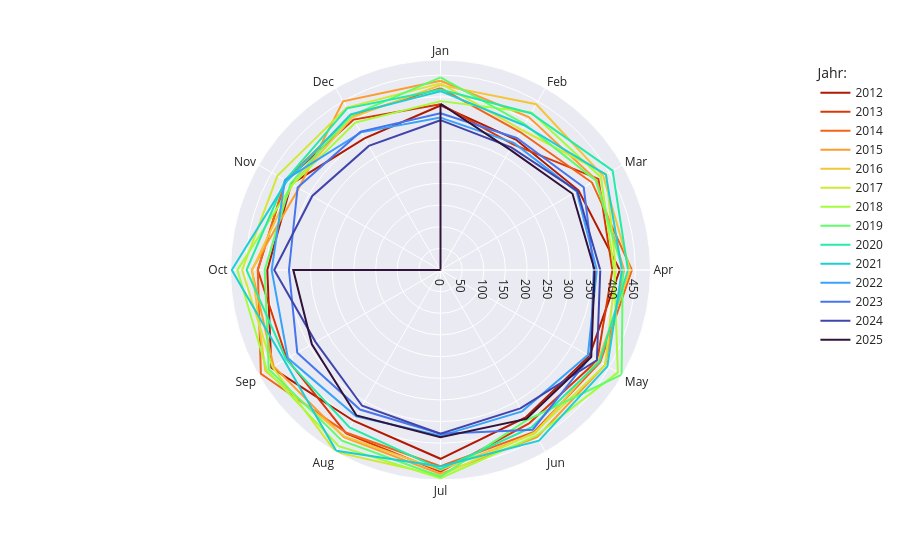

Notebook cell for this chart:
### Code cell
num_years = len(years)
print(num_years)

# Erstellen Sie eine benutzerdefinierte Farbpalette mit 20 Farben
#color_scale = px.colors.qualitative.Light24[:num_years]
color_scale = px.colors.sequential.Turbo[:num_years] # viridis, magma, inferno, Plasma, Cividis, Plotly3, Turbo

# Erstellen Sie ein Wörterbuch, das jedes Jahr einer Farbe zuordnet
color_map = dict(zip(sorted(years, reverse=True), color_scale))
print(color_map)

# Radarplot erstellen
fig = px.line_polar(df_final, r="sum_WBev", theta="MonthName", color="Jahr_nbr", 
                    line_close=True,
                    #color_discrete_sequence=px.colors.sequential.Plasma_r,
                    #color_discrete_sequence=color_scale,
                    color_discrete_map=color_map,
                    template="seaborn",
                    category_orders={"MonthName": month_names})

# Layout anpassen
fig.update_layout(
    polar=dict(
        radialaxis=dict(showticklabels=True, ticks=''),
        angularaxis=dict(direction="clockwise", period=12)
    ),
    legend_title_text='Jahr:'
)

fig.show()

### Figure 1 — Plotly figure (JSON) as saved in the notebook; plotly's stock layout.template omitted (floating-point values rounded to 4 significant figures)
{"data": [{"hovertemplate": "Jahr_nbr=2012<br>sum_WBev=%{r}<br>MonthName=%{theta}<extra></extra>", "legendgroup": "2012", "line": {"color": "#b11901", "dash": "solid"}, "marker": {"symbol": "circle"}, "mode": "lines", "name": "2012", "r": [380, 348, 368, 414, 397, 393, 436, 402, 451, 400, 398, 351, 380], "showlegend": true, "subplot": "polar", "theta": ["Jan", "Feb", "Mar", "Apr", "May", "Jun", "Jul", "Aug", "Sep", "Oct", "Nov", "Dec", "Jan"], "type": "scatterpolar"}, {"hovertemplate": "Jahr_nbr=2013<br>sum_WBev=%{r}<br>MonthName=%{theta}<extra></extra>", "legendgroup": "2013", "line": {"color": "#d93806", "dash": "solid"}, "marker": {"symbol": "circle"}, "mode": "lines", "name": "2013", "r": [383, 335, 421, 397, 418, 409, 466, 436, 410, 422, 413, 401, 383], "showlegend": true, "subplot": "polar", "theta": ["Jan", "Feb", "Mar", "Apr", "May", "Jun", "Jul", "Aug", "Sep", "Oct", "Nov", "Dec", "Jan"], "type": "scatterpolar"}, {"hovertemplate": "Jahr_nbr=2014<br>sum_WBev=%{r}<br>MonthName=%{theta}<extra></extra>", "legendgroup": "2014", "line": {"color": "#f36315", "dash": "solid"}, "marker": {"symbol": "circle"}, "mode": "lines", "name": "2014", "r": [420, 368, 404, 442, 426, 432, 453, 434, 479, 422, 414, 412, 420], "showlegend": true, "subplot": "polar", "theta": ["Jan", "Feb", "Mar", "Apr", "May", "Jun", "Jul", "Aug", "Sep", "Oct", "Nov", "Dec", "Jan"], "type": "scatterpolar"}, {"hovertemplate": "Jahr_nbr=2015<br>sum_WBev=%{r}<br>MonthName=%{theta}<extra></extra>", "legendgroup": "2015", "line": {"color": "#fe9b2d", "dash": "solid"}, "marker": {"symbol": "circle"}, "mode": "lines", "name": "2015", "r": [437, 408, 416, 424, 439, 446, 471, 446, 445, 436, 378, 450, 437], "showlegend": true, "subplot": "polar", "theta": ["Jan", "Feb", "Mar", "Apr", "May", "Jun", "Jul", "Aug", "Sep", "Oct", "Nov", "Dec", "Jan"], "type": "scatterpolar"}, {"hovertemplate": "Jahr_nbr=2016<br>sum_WBev=%{r}<br>MonthName=%{theta}<extra></extra>", "legendgroup": "2016", "line": {"color": "#f3c63a", "dash": "solid"}, "marker": {"symbol": "circle"}, "mode": "lines", "name": "2016", "r": [427, 442, 434, 438, 420, 436, 462, 444, 467, 435, 395, 407, 427], "showlegend": true, "subplot": "polar", "theta": ["Jan", "Feb", "Mar", "Apr", "May", "Jun", "Jul", "Aug", "Sep", "Oct", "Nov", "Dec", "Jan"], "type": "scatterpolar"}, {"hovertemplate": "Jahr_nbr=2017<br>sum_WBev=%{r}<br>MonthName=%{theta}<extra></extra>", "legendgroup": "2017", "line": {"color": "#d1e834", "dash": "solid"}, "marker": {"symbol": "circle"}, "mode": "lines", "name": "2017", "r": [431, 374, 442, 405, 439, 434, 475, 485, 448, 458, 435, 433, 431], "showlegend": true, "subplot": "polar", "theta": ["Jan", "Feb", "Mar", "Apr", "May", "Jun", "Jul", "Aug", "Sep", "Oct", "Nov", "Dec", "Jan"], "type": "scatterpolar"}, {"hovertemplate": "Jahr_nbr=2018<br>sum_WBev=%{r}<br>MonthName=%{theta}<extra></extra>", "legendgroup": "2018", "line": {"color": "#a4fc3b", "dash": "solid"}, "marker": {"symbol": "circle"}, "mode": "lines", "name": "2018", "r": [390, 420, 428, 401, 473, 442, 481, 470, 463, 469, 395, 393, 390], "showlegend": true, "subplot": "polar", "theta": ["Jan", "Feb", "Mar", "Apr", "May", "Jun", "Jul", "Aug", "Sep", "Oct", "Nov", "Dec", "Jan"], "type": "scatterpolar"}, {"hovertemplate": "Jahr_nbr=2019<br>sum_WBev=%{r}<br>MonthName=%{theta}<extra></extra>", "legendgroup": "2019", "line": {"color": "#61fc6c", "dash": "solid"}, "marker": {"symbol": "circle"}, "mode": "lines", "name": "2019", "r": [445, 389, 414, 421, 483, 400, 477, 455, 458, 406, 400, 412, 445], "showlegend": true, "subplot": "polar", "theta": ["Jan", "Feb", "Mar", "Apr", "May", "Jun", "Jul", "Aug", "Sep", "Oct", "Nov", "Dec", "Jan"], "type": "scatterpolar"}, {"hovertemplate": "Jahr_nbr=2020<br>sum_WBev=%{r}<br>MonthName=%{theta}<extra></extra>", "legendgroup": "2020", "line": {"color": "#24eca6", "dash": "solid"}, "marker": {"symbol": "circle"}, "mode": "lines", "name": "2020", "r": [417, 418, 459, 433, 424, 420, 460, 420, 412, 448, 414, 431, 417], "showlegend": true, "subplot": "polar", "theta": ["Jan", "Feb", "Mar", "Apr", "May", "Jun", "Jul", "Aug", "Sep", "Oct", "Nov", "Dec", "Jan"], "type": "scatterpolar"}, {"hovertemplate": "Jahr_nbr=2021<br>sum_WBev=%{r}<br>MonthName=%{theta}<extra></extra>", "legendgroup": "2021", "line": {"color": "#1bcfd4", "dash": "solid"}, "marker": {"symbol": "circle"}, "mode": "lines", "name": "2021", "r": [413, 386, 441, 419, 445, 455, 454, 482, 417, 482, 410, 415, 413], "showlegend": true, "subplot": "polar", "theta": ["Jan", "Feb", "Mar", "Apr", "May", "Jun", "Jul", "Aug", "Sep", "Oct", "Nov", "Dec", "Jan"], "type": "scatterpolar"}, {"hovertemplate": "Jahr_nbr=2022<br>sum_WBev=%{r}<br>MonthName=%{theta}<extra></extra>", "legendgroup": "2022", "line": {"color": "#39a2fc", "dash": "solid"}, "marker": {"symbol": "circle"}, "mode": "lines", "name": "2022", "r": [352, 339, 363, 361, 393, 377, 383, 390, 407, 390, 415, 367, 352], "showlegend": true, "subplot": "polar", "theta": ["Jan", "Feb", "Mar", "Apr", "May", "Jun", "Jul", "Aug", "Sep", "Oct", "Nov", "Dec", "Jan"], "type": "scatterpolar"}, {"hovertemplate": "Jahr_nbr=2023<br>sum_WBev=%{r}<br>MonthName=%{theta}<extra></extra>", "legendgroup": "2023", "line": {"color": "#4675ed", "dash": "solid"}, "marker": {"symbol": "circle"}, "mode": "lines", "name": "2023", "r": [362, 352, 382, 354, 400, 426, 378, 372, 382, 350, 381, 369, 362], "showlegend": true, "subplot": "polar", "theta": ["Jan", "Feb", "Mar", "Apr", "May", "Jun", "Jul", "Aug", "Sep", "Oct", "Nov", "Dec", "Jan"], "type": "scatterpolar"}, {"hovertemplate": "Jahr_nbr=2024<br>sum_WBev=%{r}<br>MonthName=%{theta}<extra></extra>", "legendgroup": "2024", "line": {"color": "#4145ab", "dash": "solid"}, "marker": {"symbol": "circle"}, "mode": "lines", "name": "2024", "r": [346, 327, 365, 369, 417, 369, 378, 362, 333, 384, 342, 331, 346], "showlegend": true, "subplot": "polar", "theta": ["Jan", "Feb", "Mar", "Apr", "May", "Jun", "Jul", "Aug", "Sep", "Oct", "Nov", "Dec", "Jan"], "type": "scatterpolar"}, {"hovertemplate": "Jahr_nbr=2025<br>sum_WBev=%{r}<br>MonthName=%{theta}<extra></extra>", "legendgroup": "2025", "line": {"color": "#30123b", "dash": "solid"}, "marker": {"symbol": "circle"}, "mode": "lines", "name": "2025", "r": [384, 321, 352, 356, 402, 397, 386, 388, 343, 340, 0, 0, 384], "showlegend": true, "subplot": "polar", "theta": ["Jan", "Feb", "Mar", "Apr", "May", "Jun", "Jul", "Aug", "Sep", "Oct", "Nov", "Dec", "Jan"], "type": "scatterpolar"}], "layout": {"legend": {"title": {"text": "Jahr:"}, "tracegroupgap": 0}, "margin": {"t": 60}, "polar": {"angularaxis": {"categoryarray": ["Jan", "Feb", "Mar", "Apr", "May", "Jun", "Jul", "Aug", "Sep", "Oct", "Nov", "Dec"], "categoryorder": "array", "direction": "clockwise", "period": 12, "rotation": 90}, "domain": {"x": [0, 1], "y": [0, 1]}, "radialaxis": {"showticklabels": true, "ticks": ""}}}}
